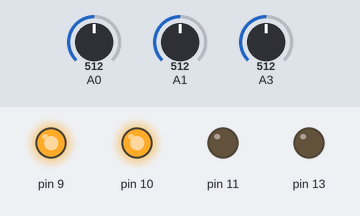
A sketch run on a simulated Arduino Uno, built with avr-gcc and run on an emulated ATmega328P. Shown: output pins drawn as LEDs (lit = HIGH). The test bench sets the inputs (shaded band); at power-on: A1 = 512, A0 = 512, A3 = 512.

Above: at 1.2 s.
1.3 s: A1 set to 716
At 1.9 s:
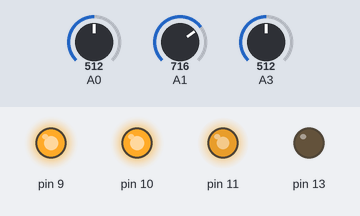
2.8 s: A0 set to 122
At 4.0 s:
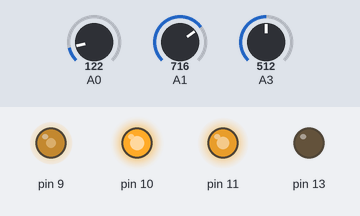
4.3 s: A3 set to 122
At 5.4 s:
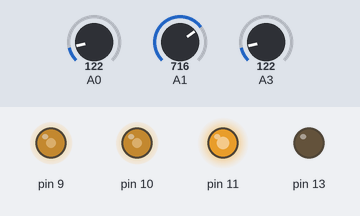
5.8 s: A0 set to 0
At 6.5 s:
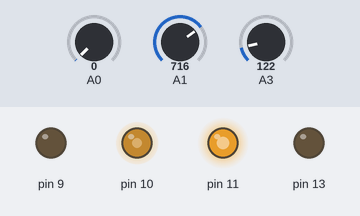
7.3 s: A3 set to 0
At 7.7 s:
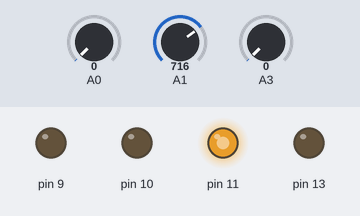
8.8 s: A1 set to 757
10.3 s: A1 set to 768
At 11.2 s:
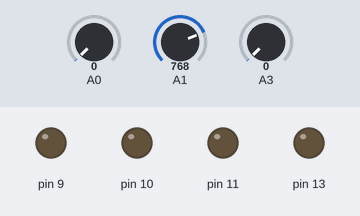
Timing chart, 0 to 12.8 s (numbered marks = the images above; inputs shaded):
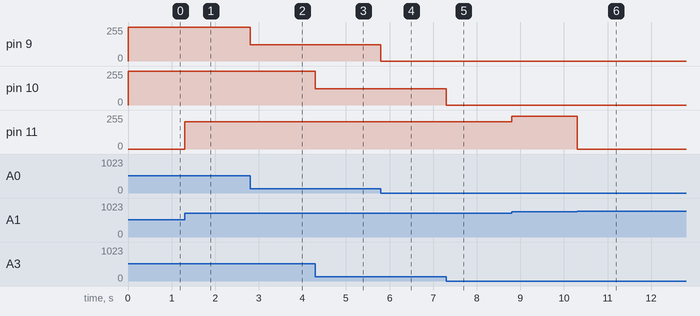

Measured:
- after the input at 1.3 s, pin 11: 0/255 → 204/255 at once
- after the input at 2.8 s, pin 9: 255/255 → 122/255 at once
- after the input at 4.3 s, pin 10: 255/255 → 122/255 at once
- after the input at 5.8 s, pin 9: 122/255 → 0/255 at once
- after the input at 7.3 s, pin 10: 122/255 → 0/255 at once
- after the input at 8.8 s, pin 11: 204/255 → 245/255 at once
- after the input at 10.3 s, pin 11: 245/255 → 0/255 at once

The sketch:

rgb_led.ino
```cpp
int rv,gv,bv;

void setup() {
  for (int i=9;i<11;i++){pinMode(13,OUTPUT);}
}

void loop() {
  rv=analogRead(A0);
  bv=analogRead(A1);
  gv=analogRead(A3);
  map(rv,0,1023,0,233);
  map(bv,0,1023,0,233);
  map(gv,0,1023,0,233);
  analogWrite(9,rv);
  analogWrite(10,gv);
  analogWrite(11,bv);
}
```
